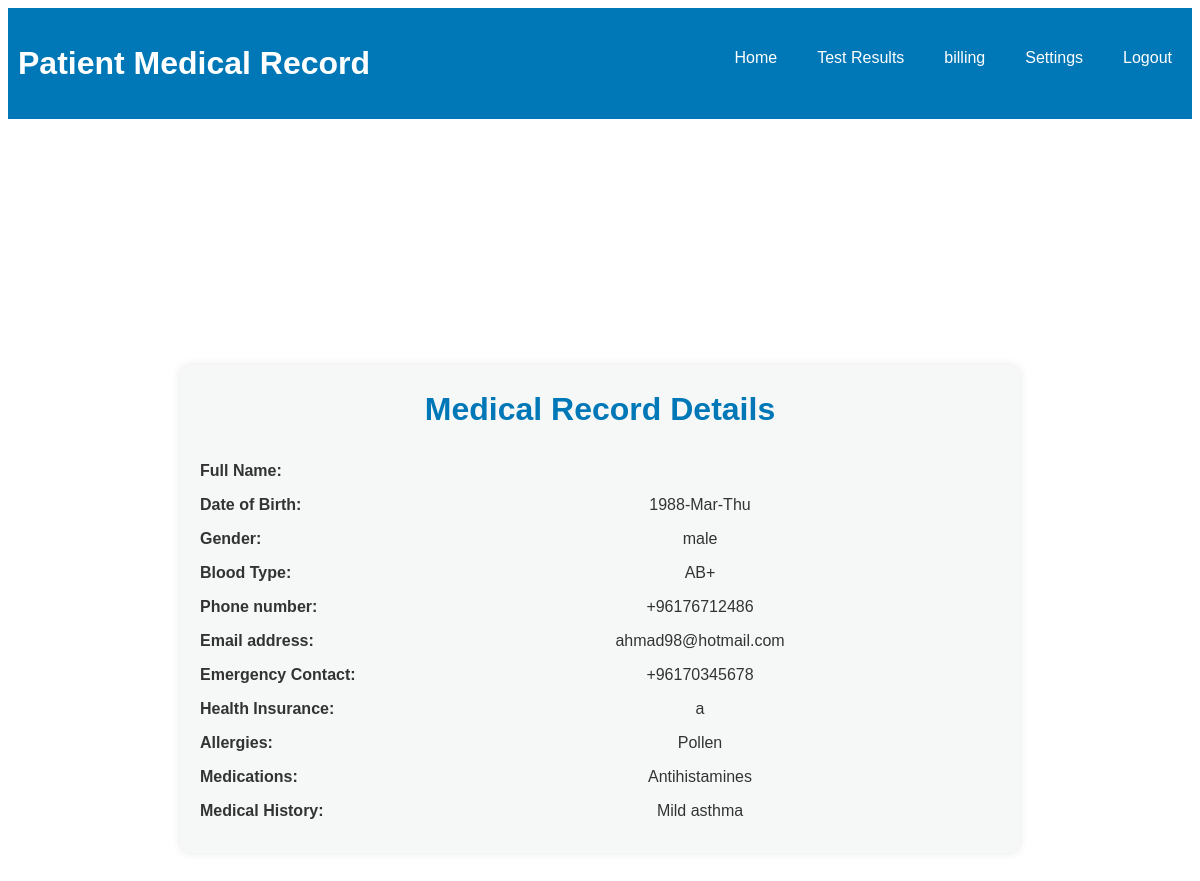
The app's page /myfyp/patientprofile.php (signed in) with its own data.
### tables this page shows
CREATE TABLE IF NOT EXISTS `patients` (
  `patient_id` int NOT NULL AUTO_INCREMENT,
  `patient_name` varchar(25) NOT NULL,
  `birthdate` date NOT NULL,
  `gender` enum('male','female') DEFAULT NULL,
  `blood_type` enum('AB+','AB-','A+','A-','B+','B-','O+','0-') DEFAULT NULL,
  `phone` varchar(20) NOT NULL,
  `email` varchar(255) NOT NULL,
  `emergency_contact` varchar(255) NOT NULL,
  `coverage_info` enum('a','b','d','e','f') DEFAULT NULL,
  `allergies` varchar(255) DEFAULT NULL,
  `medications` varchar(255) DEFAULT NULL,
  `medical_history` text,
  `deleted` int NOT NULL DEFAULT '0',
  PRIMARY KEY (`patient_id`)
);

### myfyp/patientprofile.php (the view, shortened to what this page needs)
<?php
$host = 'localhost';
$username = 'root';
$password = '';
$database = 'hsis';
$mysqli = new mysqli($host, $username, $password, $database);
$id =  $_SESSION['patient_id'];
$query = "SELECT * FROM patients WHERE patient_id ='$id'";
					 $result = $mysqli->query($query);
					 $row = $result->fetch_assoc();
					 $email = $row['email'];
					 $phone = $row['phone'];
					 $emergency_contact = $row['emergency_contact'];
					 $allergies = $row['allergies'];
					 $medications = $row['medications'];
					 $medical_history = $row['medical_history'];
					 $gender = $row['gender'];
					 $BT = $row['blood_type'];
					 $birthdate = new DateTime($row["birthdate"]);
					 $birthdate = $birthdate->format('Y-M-D');
					 $ci = $row['coverage_info'];
?>
<!DOCTYPE html>
<html lang="en">
<head>
	<link rel="stylesheet" href="patientprofile.css">
</head>
<body>
	<header>
		<h1>Patient Medical Record</h1>
		<nav>
			<ul>
				<li><a href="patientdashboard.php">Home</a></li>
				<li><a href="patientresults.php">Test Results</a></li>
				<li><a href="patientbillingload.php">billing</a></li>
				<li><a href="patientsettings.php">Settings</a></li>
				<li><a href="index.php">Logout</a></li>
			</ul>
		</nav>
	</header>
	<main>
		<div class="content">
			<div class="card-box">
				<div class="card">
					<h2>Medical Record Details</h2>
					<ul>
						<li>
							<span class="label"><strong>Full Name:</strong></span>
						</li>
						<li>
							<span class="label"><strong>Date of Birth:</strong></span>
							<span class="value"><?php echo $birthdate;?></span>
						</li>
						<li>
							<span class="label"><strong>Gender:</strong></span>
							<span class="value"><?php echo $gender;?></span>
						</li>
						<li>
							<span class="label"><strong>Blood Type:</strong></span>
							<span class="value"><?php echo $BT;?></span>
						</li>
						<li>
							<span class="label"><strong>Phone number:</strong></span>
							<span class="value"><?php echo $phone;?></span>
						</li>
						<li>
							<span class="label"><strong>Email address:</strong></span>
							<span class="value"><?php echo $email;?></span>
						</li>
						<li>
							<span class="label"><strong>Emergency Contact:</strong></span>
							<span class="value"><?php echo $emergency_contact;?></span>
						</li>
						<li>
							<span class="label"><strong>Health Insurance:</strong></span>
							<span class="value"><?php echo $ci;?></span>
						</li>
						<li>
							<span class="label"><strong>Allergies:</strong></span>
							<span class="value"><?php echo $allergies;?></span>
						</li>
						<li>
							<span class="label"><strong>Medications:</strong></span>
							<span class="value"><?php echo $medications;?></span>
						</li>
						<li>
							<span class="label"><strong>Medical History:</strong></span>
							<span class="value"><?php echo $medical_history;?></span>
						</li>
					</ul>
				</div>
			</div>
		</div>
    </main>
</body>
</html>

### myfyp/patientprofile.css (style rules this page uses)
body { font-family: Arial, sans-serif; font-size: 16px; line-height: 1.5; color: #333; }
header { display: flex; align-items: center; justify-content: space-between; padding: 10px; background-color: #0077b6; color: #fff; }
nav { display: flex; align-items: center; }
nav ul { display: flex; list-style: none; padding: 0; margin: 0; }
nav ul li { margin-right: 20px; }
nav ul li:last-child { margin-right: 0; }
nav ul li a { color: #fff; text-decoration: none; padding: 10px; transition: background-color 0.2s; }
.content { padding-top: 90px; padding-bottom: 40px; display: flex; flex-direction: column; align-items: center; justify-content: center; height: 100vh; }
.card { width: 800px; background-color: #f6f8f8; border-color: #0077b6; border-radius: 10px; padding: 20px; box-shadow: 0px 0px 10px rgba(0, 0, 0, 0.1); transition: transform 0.3s ease; }
.card h2 { text-align: center; margin-top: 0; font-size: 2rem; color: #0077b6; }
ul { list-style: none; margin: 0; padding: 0; }
li { display: flex; align-items: center; margin-bottom: 10px; }
.label { width: 200px; text-align: left; }
.value { flex: 1; text-align: center; }

### records on screen
patients: birthdate "1988-Mar-Thu", gender "male", blood_type "AB+", phone "+96176712486", email "ahmad98@hotmail.com", emergency_contact "+96170345678", coverage_info "a", allergies "Pollen", medications "Antihistamines", medical_history "Mild asthma"
